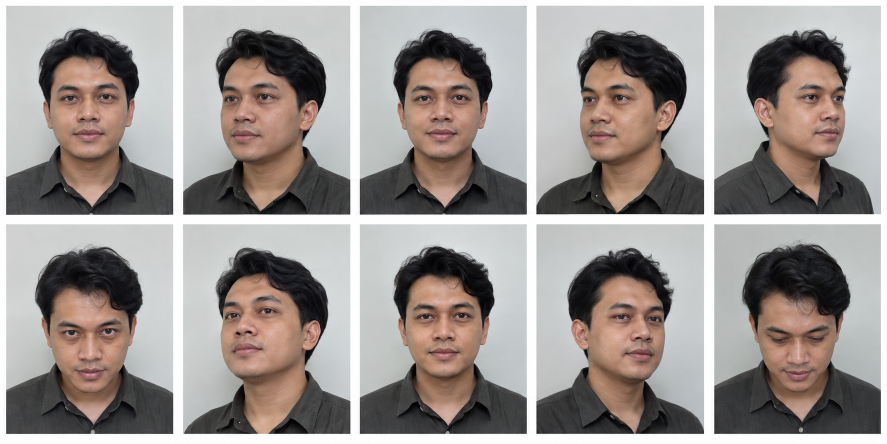
#> input picture ml/synthetic_face_sheets/EMP001.png, 1774 x 887 px (shown at 1/2 size); its folder holds 3 pictures in this run
$ python prepare_synthetic_faces.py
#> lines starting #> are read from the running program, lines starting #| are printed output that depends on the picture
from pathlib import Path

from PIL import Image


SOURCE_DIR = Path(__file__).with_name("synthetic_face_sheets")
OUTPUT_DIR = Path(__file__).with_name("synthetic_face_dataset")


def split_sheet(source: Path, employee_id: str) -> None:
#> called with employee_id = 'EMP001'
    image = Image.open(source)
#> image is the input picture: PIL image 1774x887 RGB; mean R, G, B 156.6, 149.5, 145.9
    tile_width, tile_height = image.width // 5, image.height // 2
#> tile_width = 354; tile_height = 443
    employee_dir = OUTPUT_DIR / employee_id
    employee_dir.mkdir(parents=True, exist_ok=True)

    for index in range(10):
        column, row = index % 5, index // 5
        tile = image.crop((
            column * tile_width,
            row * tile_height,
            (column + 1) * tile_width,
            (row + 1) * tile_height,
        ))
        tile.save(employee_dir / f"{index + 1:02}.jpg", quality=95)
#> this loop made 10 passes
#> pass 1, in split_sheet, `tile = image.crop(( column * tile_width, row * tile_height, (column + ..`:
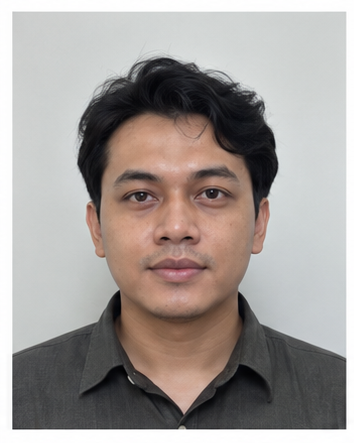
#> tile: PIL image 354x443 RGB; mean R, G, B 161.5, 154.5, 151
#> pass 2, in split_sheet, `tile = image.crop(( column * tile_width, row * tile_height, (column + ..`:
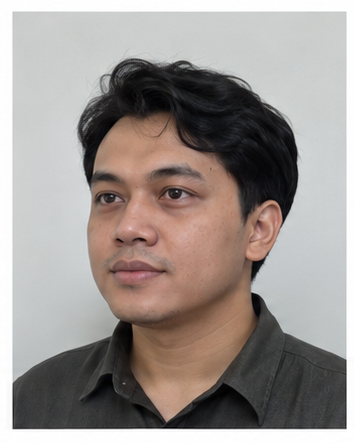
#> tile: PIL image 354x443 RGB; mean R, G, B 155.4, 147.4, 143.5
#> pass 3, in split_sheet, `tile = image.crop(( column * tile_width, row * tile_height, (column + ..`:
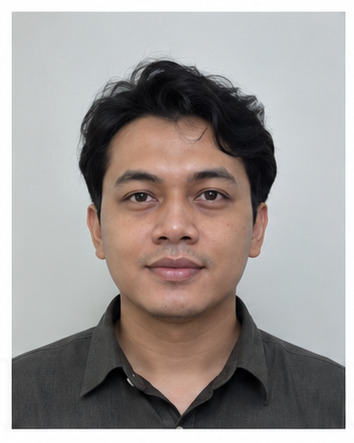
#> tile: PIL image 354x443 RGB; mean R, G, B 157.9, 151.8, 149.2
#> after the loop:
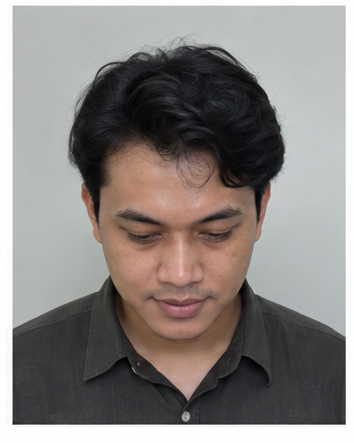
#> tile: PIL image 354x443 RGB; mean R, G, B 137.4, 132, 129.2


if __name__ == "__main__":
    sheets = sorted(SOURCE_DIR.glob("*.png"))
    assert len(sheets) == 3, f"Expected 3 sheets, found {len(sheets)}"
    for number, sheet in enumerate(sheets, start=1):
        split_sheet(sheet, f"EMP{number:03}")
#> pass 2 of the loop `for number, sheet in enumerate(sheets, start=1):`:
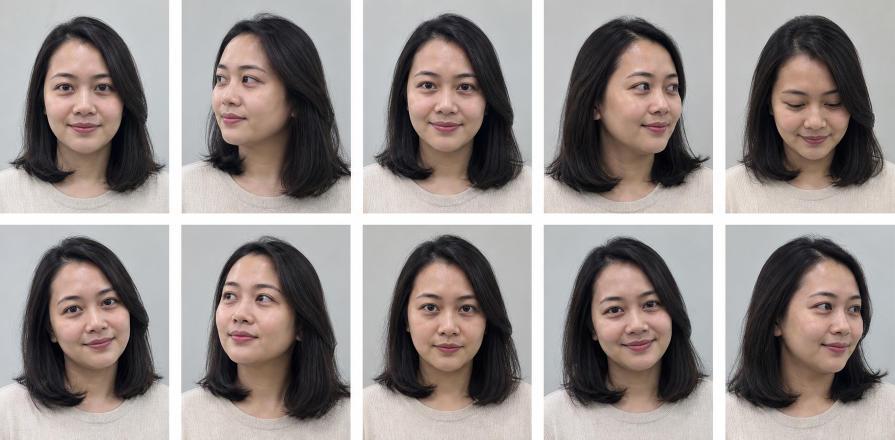
#> input picture ml/synthetic_face_sheets/EMP002.png, 1790 x 879 px (shown at 1/2 size)
#> in split_sheet, image is the input picture: PIL image 1790x879 RGB; mean R, G, B 150.2, 142, 139.3
#> the loop in split_sheet (call 2), `for index in range(10):` made 10 passes
#> pass 1, in split_sheet (call 2), `tile = image.crop(( column * tile_width, row * tile_height, (column + ..`:
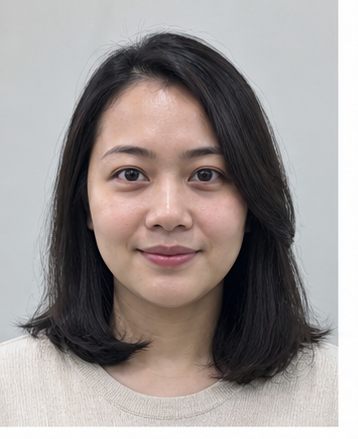
#> tile: PIL image 358x439 RGB; mean R, G, B 156.7, 149.4, 147.5
#> after the loop in split_sheet (call 2), `for index in range(10):`:
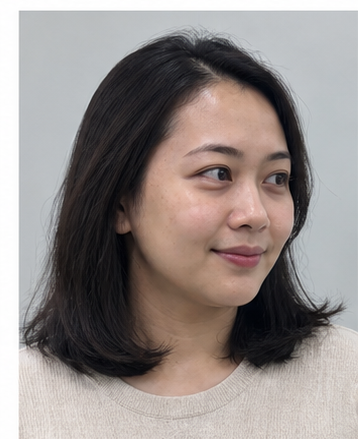
#> tile: PIL image 358x439 RGB; mean R, G, B 147.9, 139.4, 136.5
#> pass 3 of the loop `for number, sheet in enumerate(sheets, start=1):`:
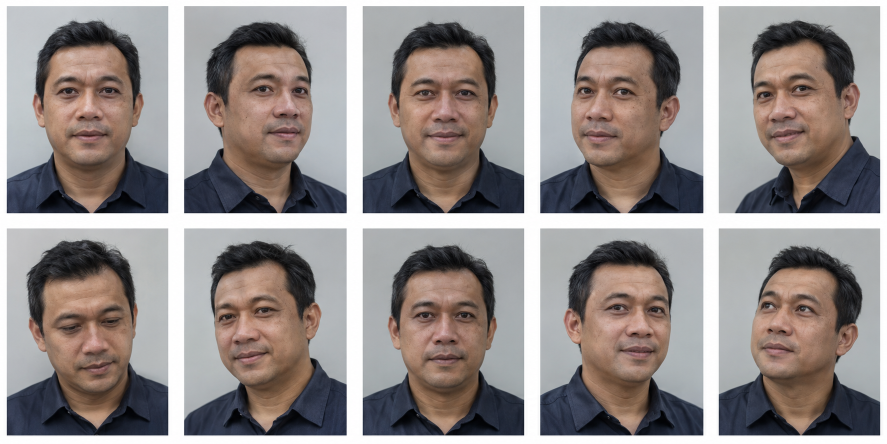
#> input picture ml/synthetic_face_sheets/EMP003.png, 1774 x 887 px (shown at 1/2 size)
#> in split_sheet, image is the input picture: PIL image 1774x887 RGB; mean R, G, B 147.7, 140.5, 138.8
#> the loop in split_sheet (call 3), `for index in range(10):` made 10 passes
#> pass 1, in split_sheet (call 3), `tile = image.crop(( column * tile_width, row * tile_height, (column + ..`:
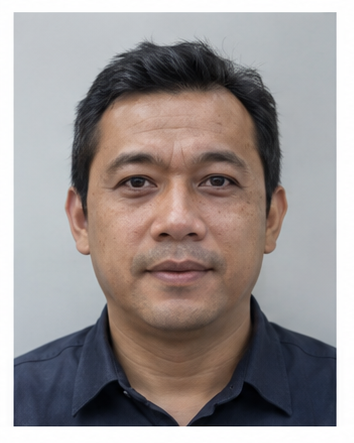
#> tile: PIL image 354x443 RGB; mean R, G, B 152.3, 144.8, 143.7
#> after the loop in split_sheet (call 3), `for index in range(10):`:
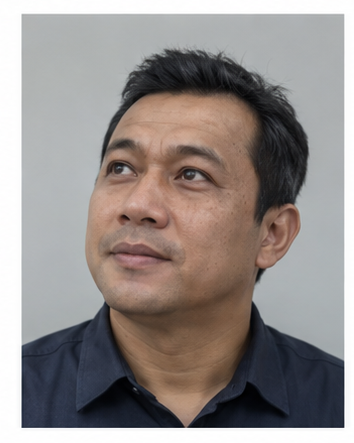
#> tile: PIL image 354x443 RGB; mean R, G, B 147.2, 139.9, 137.4
#> (the run stopped early here; a loop or call above may not have finished)
